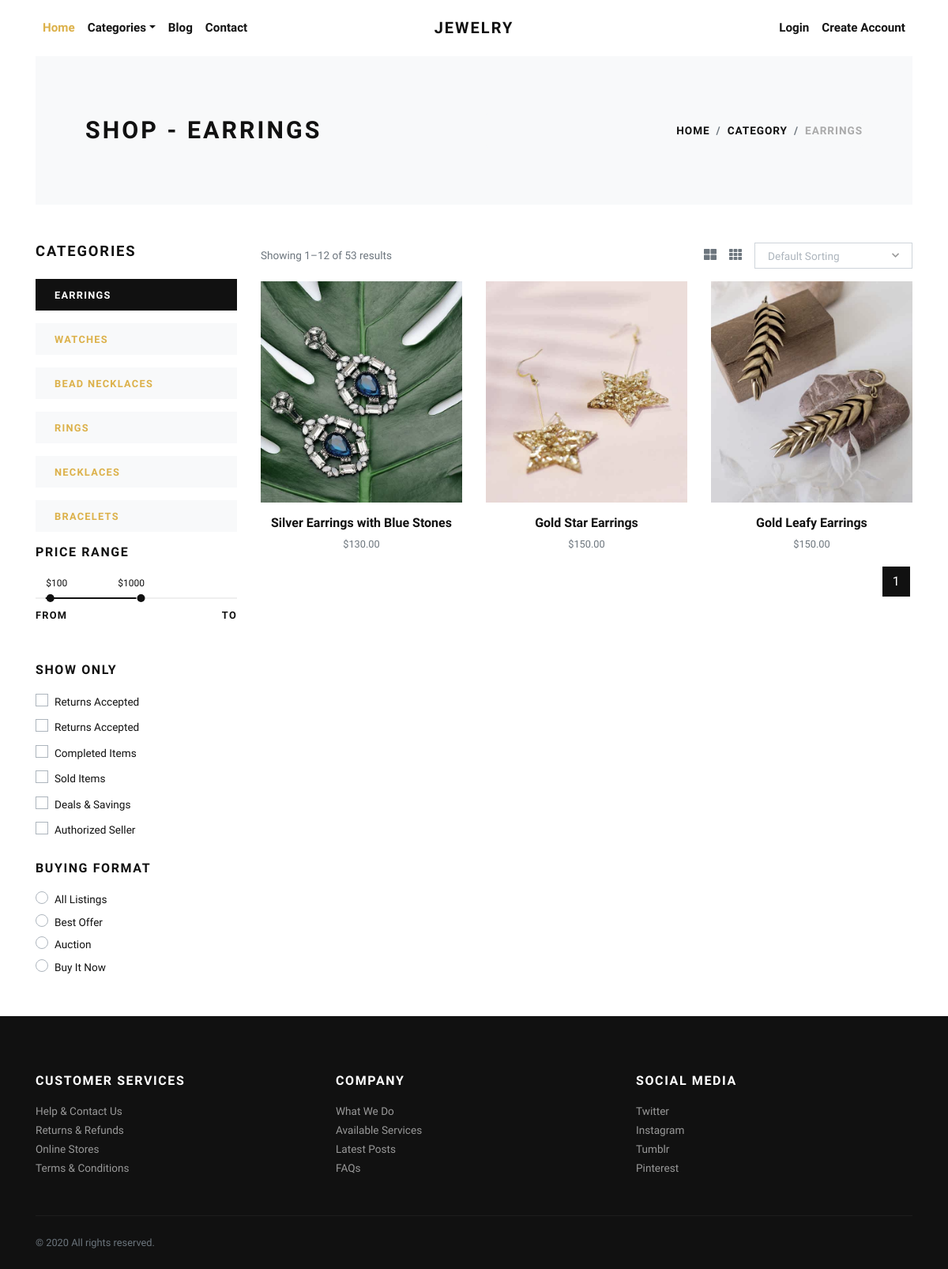
The page /categories/earrings/ on the database its author committed.
### products/models.py (models this page shows, shortened)
class Category(models.Model):
    title = models.CharField(max_length=60, verbose_name="Category Title")
    slug = models.SlugField(max_length=60, verbose_name="Category Slug")
    image = models.ImageField(upload_to='category')
    class Meta:
        verbose_name_plural = 'Categories'

class Product(models.Model):
    title = models.CharField(max_length=150, verbose_name="Product Title")
    slug = models.SlugField(max_length=160, verbose_name="Product Slug")
    desc = models.TextField(verbose_name="Product Description")
    product_image = models.ImageField(upload_to='products', blank=True, null=True, verbose_name="Product Image",
                                      default="products/default_image.img")
    price = models.DecimalField(max_digits=8, decimal_places=2)
    category = models.ForeignKey(Category, verbose_name="Product Category", on_delete=models.CASCADE)
    is_active = models.BooleanField(verbose_name="Is Active?")
    def get_url(self):
        return reverse("product-detail", args=[self.category.slug, self.slug])

### products/views.py (the view)
# urls.py: path('categories/<slug:slug>/', views.category_products, name="category-products"),
def category_products(request, slug):
    category = get_object_or_404(Category, slug=slug)
    products = Product.objects.filter(is_active=True, category=category)
    categories = Category.objects.all()
    paginator = Paginator(products, 3)
    try:
        page = int(request.GET.get('page', '1'))
    except:
        page = 1
    try:
        products_by_page = paginator.page(page)
    except(EmptyPage, InvalidPage):
        products_by_page = paginator.page(paginator.num_pages)
    context = {
        'category': category,
        'products': products_by_page,
        'categories': categories,
    }
    return render(request, 'store/category_products.html', context)

### cart/context_preprocessors.py (called while the page is built)
def cart_menu(request):
    if request.user.is_authenticated:
        cart_items = Cart.objects.filter(user=request.user)
        context = {
            'cart_items': cart_items,
        }
    else:
        context = {}
    return context

### products/context_preprocessors.py (called while the page is built)
def store_menu(request):
    categories = Category.objects.all()
    context = {
        'categories_menu': categories,
    }
    return context

### templates/store/category_products.html (shortened to what this page needs)
{% extends 'base.html' %}
{% load static %}
    {% block content %}
      <div class="container">
        <section class="py-5 bg-light">
          <div class="container">
            <div class="row px-4 px-lg-5 py-lg-4 align-items-center">
              <div class="col-lg-6">
                <h1 class="h2 text-uppercase mb-0">Shop - {{category.title}}</h1>
              </div>
              <div class="col-lg-6 text-lg-right">
                <nav aria-label="breadcrumb">
                  <ol class="breadcrumb justify-content-lg-end mb-0 px-0">
                    <li class="breadcrumb-item"><a href="{% url 'home' %}">Home</a></li>
                    <li class="breadcrumb-item"><a href="{% url 'all-categories' %}">Category</a></li>
                    <li class="breadcrumb-item active" aria-current="page">{{category.title}}</li>
                  </ol>
                </nav>
              </div>
            </div>
          </div>
        </section>
        <section class="py-5">
          <div class="container p-0">
            <div class="row">
              <div class="col-lg-3 order-2 order-lg-1">
                <h5 class="text-uppercase mb-4">Categories</h5>
                {% if categories %}
                  {% for cat in categories %}
                    <a href="{% url 'category-products' cat.slug %}">
                      <div class="py-2 px-4 {% if category == cat %}bg-dark text-white {% else %}bg-light{% endif %} mb-3">
                        <strong class="small text-uppercase font-weight-bold">{{cat.title}}</strong>
                      </div>
                    </a>
                  {% endfor %}
                {% endif %}
                <h6 class="text-uppercase mb-4">Price range</h6>
                <div class="price-range pt-4 mb-5">
                  <div id="range"></div>
                  <div class="row pt-2">
                    <div class="col-6"><strong class="small font-weight-bold text-uppercase">From</strong></div>
                    <div class="col-6 text-right"><strong class="small font-weight-bold text-uppercase">To</strong></div>
                  </div>
                </div>
                <h6 class="text-uppercase mb-3">Show only</h6>
                <div class="custom-control custom-checkbox mb-1">
                  <label class="custom-control-label text-small" for="customCheck1">Returns Accepted</label>
                </div>
                <div class="custom-control custom-checkbox mb-1">
                  <label class="custom-control-label text-small" for="customCheck2">Returns Accepted</label>
                </div>
                <div class="custom-control custom-checkbox mb-1">
                  <label class="custom-control-label text-small" for="customCheck3">Completed Items</label>
                </div>
                <div class="custom-control custom-checkbox mb-1">
                  <label class="custom-control-label text-small" for="customCheck4">Sold Items</label>
                </div>
                <div class="custom-control custom-checkbox mb-1">
                  <label class="custom-control-label text-small" for="customCheck5">Deals &amp; Savings</label>
                </div>
                <div class="custom-control custom-checkbox mb-4">
                  <label class="custom-control-label text-small" for="customCheck6">Authorized Seller</label>
                </div>
                <h6 class="text-uppercase mb-3">Buying format</h6>
                <div class="custom-control custom-radio">
                  <label class="custom-control-label text-small" for="customRadio1">All Listings</label>
                </div>
                <div class="custom-control custom-radio">
                  <label class="custom-control-label text-small" for="customRadio2">Best Offer</label>
                </div>
                <div class="custom-control custom-radio">
                  <label class="custom-control-label text-small" for="customRadio3">Auction</label>
                </div>
                <div class="custom-control custom-radio">
                  <label class="custom-control-label text-small" for="customRadio4">Buy It Now</label>
                </div>
              </div>
              <div class="col-lg-9 order-1 order-lg-2 mb-5 mb-lg-0">
                <div class="row mb-3 align-items-center">
                  <div class="col-lg-6 mb-2 mb-lg-0">
                    <p class="text-small text-muted mb-0">Showing 1–12 of 53 results</p>
                  </div>
                  <div class="col-lg-6">
                    <ul class="list-inline d-flex align-items-center justify-content-lg-end mb-0">
                      <li class="list-inline-item text-muted mr-3"><a class="reset-anchor p-0" href="#"><i class="fas fa-th-large"></i></a></li>
                      <li class="list-inline-item text-muted mr-3"><a class="reset-anchor p-0" href="#"><i class="fas fa-th"></i></a></li>
                      <li class="list-inline-item">
                      </li>
                    </ul>
                  </div>
                </div>
                <div class="row">
                  {% if products %}
                    {% for product in products.object_list %}
                      <div class="col-lg-4 col-sm-6">
                        <div class="product text-center">
                          <div class="mb-3 position-relative">
                            <a class="d-block" href="{{ product.get_url }}">
                              {% if product.product_image %}
                                <img class="img-fluid w-100" src="{{product.product_image.url}}" alt="{{product.title}}">
                              {% else %}
                                <img class="img-fluid w-100" src="{% static 'img/product-1.jpg' %}" alt="{{product.title}}">
                              {% endif %}
                            </a>
                          </div>
                          <h6> <a class="reset-anchor" href="{{ product.get_url }}">{{product.title}}</a></h6>
                          <p class="small text-muted">${{product.price}}</p>
                        </div>
                      </div>
                    {% endfor %}
                  {% endif %}
                </div>
                <nav aria-label="Page navigation example">
                  <ul class="pagination justify-content-center justify-content-lg-end">
                    {% for page_number in products.paginator.page_range %}
                      <li class="page-item {% if products.number == page_number %} active {% endif %}"><a class="page-link" href="?page={{page_number}}">{{page_number}}</a></li>
                    {% endfor %}
                  </ul>
                </nav>
              </div>
            </div>
          </div>
        </section>
      </div>
      {% endblock content %}

### static/css/style.default.css (style rules this page uses)
.text-small { font-size: 0.85rem !important; }
strong { font-weight: 700; }
.product img { -webkit-filter: grayscale(40%); filter: grayscale(40%); transition: all 0.3s; }
.text-uppercase { text-transform: uppercase; letter-spacing: 0.1em; }
.reset-anchor { color: inherit; transition: all 0.3s; }
.noUi-target { background: #efefef; border-radius: 0; border: none; box-shadow: none; }
.noUi-horizontal { height: 2px; }
body { font-family: "Libre Franklin", sans-serif; font-size: 1rem; font-weight: 400; line-height: 1.5; color: #111111; background-color: #fff; }
a { color: #dcb14a; text-decoration: none; }
h1, h2, h3, h4, h5, h6, .h1, .h2, .h3, .h4, .h5, .h6 { margin-bottom: 0.5rem; font-family: inherit; font-weight: 900; line-height: 1.2; color: inherit; }
h1, .h1 { font-size: 2.2rem; }
h2, .h2 { font-size: 1.9rem; }
h5, .h5 { font-size: 1.15rem; }
h6, .h6 { font-size: 1rem; }
small, .small { font-size: 80%; font-weight: 400; }
.page-item:first-child .page-link { border-top-left-radius: 0; border-bottom-left-radius: 0; }
.page-item:last-child .page-link { border-top-right-radius: 0; border-bottom-right-radius: 0; }
.page-item.active .page-link { color: #fff; background-color: #111111; border-color: #111111; }
.page-link { padding: 0.5rem 0.75rem; line-height: 1.25; color: #111111; background-color: none; border: 1px solid #eee; margin: 0.2rem; transition: all 0.3s; }
.bg-light { background-color: #f8f9fa !important; }
.bg-dark { background-color: #111111 !important; }
.custom-checkbox .custom-control-label::before { border-radius: 0; }
.custom-radio .custom-control-label::before { border-radius: 50%; }
.custom-control-label { font-weight: 400; line-height: 2.1em; cursor: pointer; }
.breadcrumb { background: #f8f9fa; }
.breadcrumb-item { font-size: 0.85rem; text-transform: uppercase; letter-spacing: 0.07em; font-weight: 900; color: #111111; }
.breadcrumb-item a { color: inherit; transition: all 0.3s; }
.breadcrumb-item.active { color: #aaa; }

### rows shown on the page
Category: title "EARRINGS"
Category: title "WATCHES"
Category: title "BEAD NECKLACES"
Category: title "RINGS"
Category: title "NECKLACES"
Category: title "BRACELETS"
Product: product_image (picture), title "Silver Earrings with Blue Stones", price "130.00"
Product: product_image (picture), title "Gold Star Earrings", price "150.00"
Product: product_image (picture), title "Gold Leafy Earrings", price "150.00"

### other values the page prints
{{ page_number }} "1"
